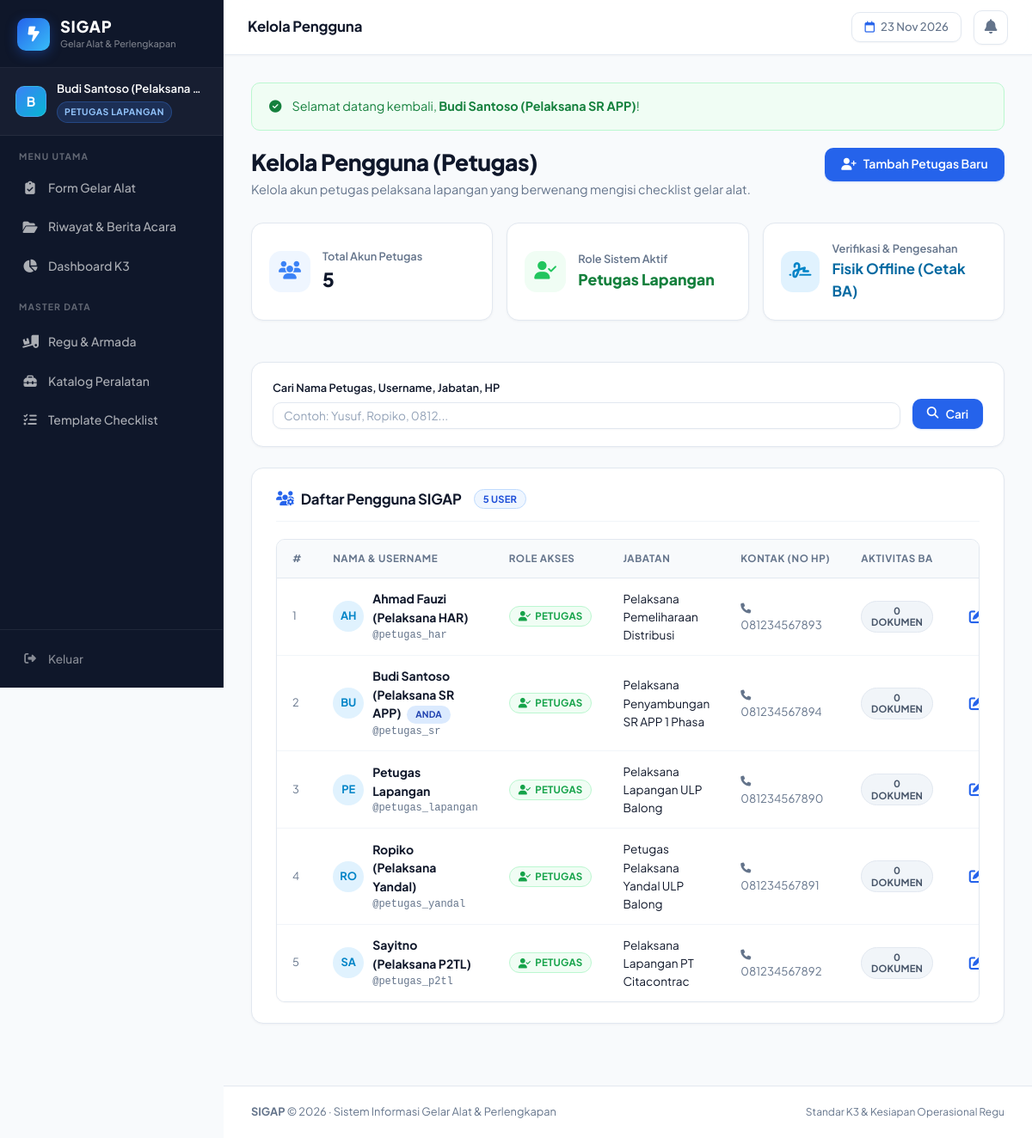
Screenshot of /master/users/index.php (signed in) with the database file from the repository.
### tables this page shows
CREATE TABLE IF NOT EXISTS users (
    id            INT           AUTO_INCREMENT PRIMARY KEY,
    username      VARCHAR(50)   NOT NULL UNIQUE,
    password_hash VARCHAR(255)  NOT NULL,
    nama_lengkap  VARCHAR(100)  NOT NULL,
    role          ENUM('petugas') NOT NULL DEFAULT 'petugas',
    jabatan       VARCHAR(100)  NOT NULL,
    no_hp         VARCHAR(20)   NULL,
    created_at    TIMESTAMP     DEFAULT CURRENT_TIMESTAMP,
    updated_at    TIMESTAMP     DEFAULT CURRENT_TIMESTAMP ON UPDATE CURRENT_TIMESTAMP,
    INDEX idx_users_role (role)
);

### includes/auth_check.php (called while the page is built, shortened)
<?php
function base_url($path = '') {
    static $base_dir = null;
    if ($base_dir === null) {
        $project_root = str_replace('\\', '/', realpath(__DIR__ . '/..'));
        $doc_root     = str_replace('\\', '/', realpath(isset($_SERVER['DOCUMENT_ROOT']) ? $_SERVER['DOCUMENT_ROOT'] : ''));
        if ($doc_root && strpos($project_root, $doc_root) === 0) {
            $base_dir = substr($project_root, strlen($doc_root));
        } else {
            $script = isset($_SERVER['SCRIPT_NAME']) ? $_SERVER['SCRIPT_NAME'] : '';
            $base_dir = rtrim(dirname(dirname($script)), '/');
        }
        $base_dir = rtrim($base_dir, '/');
    }
    return $base_dir . '/' . ltrim($path, '/');
}
function is_logged_in() {
    return isset($_SESSION['user_id']) && !empty($_SESSION['user_id']);
}
function get_logged_user() {
    return [
        'id'           => $_SESSION['user_id'],
        'username'     => isset($_SESSION['username']) ? $_SESSION['username'] : '',
        'nama_lengkap' => isset($_SESSION['nama_lengkap']) ? $_SESSION['nama_lengkap'] : '',
        'role'         => isset($_SESSION['role']) ? $_SESSION['role'] : '',
        'jabatan'      => isset($_SESSION['jabatan']) ? $_SESSION['jabatan'] : '',
        'no_hp'        => isset($_SESSION['no_hp']) ? $_SESSION['no_hp'] : ''
    ];
}
function get_flash($type) {
    $key = 'flash_' . $type;
    if (isset($_SESSION[$key])) {
        $msg = $_SESSION[$key];
        return $msg;
    }
    return null;
}

### master/users/index.php (the view, shortened to what this page needs)
<?php
require_once __DIR__ . '/../../includes/auth_check.php';
$pdo = get_db_connection();
$current_user = get_logged_user();
$search = trim(isset($_GET['q']) ? $_GET['q'] : '');
$where = [];
$params = [];
$where_sql = !empty($where) ? 'WHERE ' . implode(' AND ', $where) : '';
$stmt = $pdo->prepare("
    SELECT u.*,
           (SELECT COUNT(*) FROM gelar_alat_header h WHERE h.petugas_id = u.id) AS total_laporan_dibuat
    FROM users u
    {$where_sql}
    ORDER BY u.nama_lengkap ASC
");
$stmt->execute($params);
$users_list = $stmt->fetchAll();
$total_petugas = (int)$pdo->query("SELECT COUNT(*) FROM users")->fetchColumn();
$page_title = "Kelola Pengguna";
require_once __DIR__ . '/../../includes/header.php';
?>
<div style="display:flex; justify-content:space-between; align-items:flex-start; margin-bottom:1.75rem; flex-wrap:wrap; gap:1rem;">
    <div>
        <h1 style="font-size:1.65rem; font-weight:800; letter-spacing:-0.02em; margin-bottom:4px; color:var(--text-main);">Kelola Pengguna (Petugas)</h1>
        <p style="color:var(--text-muted); font-size:0.9rem;">Kelola akun petugas pelaksana lapangan yang berwenang mengisi checklist gelar alat.</p>
    </div>
    <button onclick="openModalTambah()" class="btn btn-primary">
        <i class="fa-solid fa-user-plus"></i> Tambah Petugas Baru
    </button>
</div>
<div style="display:grid; grid-template-columns:repeat(auto-fit, minmax(220px, 1fr)); gap:1rem; margin-bottom:1.5rem;">
    <div class="card" style="padding:1.25rem; display:flex; align-items:center; gap:14px;">
        <div style="width:48px; height:48px; border-radius:var(--radius-lg); background:#eff6ff; color:#3b82f6; display:flex; align-items:center; justify-content:center; font-size:1.3rem;">
            <i class="fa-solid fa-users"></i>
        </div>
        <div>
            <div style="font-size:0.8rem; color:var(--text-muted); font-weight:600;">Total Akun Petugas</div>
            <div style="font-size:1.4rem; font-weight:800; color:var(--text-main);"><?= $total_petugas ?></div>
        </div>
    </div>
    <div class="card" style="padding:1.25rem; display:flex; align-items:center; gap:14px;">
        <div style="width:48px; height:48px; border-radius:var(--radius-lg); background:#f0fdf4; color:#22c55e; display:flex; align-items:center; justify-content:center; font-size:1.3rem;">
            <i class="fa-solid fa-user-check"></i>
        </div>
        <div>
            <div style="font-size:0.8rem; color:var(--text-muted); font-weight:600;">Role Sistem Aktif</div>
            <div style="font-size:1.1rem; font-weight:800; color:#15803d;">Petugas Lapangan</div>
        </div>
    </div>
    <div class="card" style="padding:1.25rem; display:flex; align-items:center; gap:14px;">
        <div style="width:48px; height:48px; border-radius:var(--radius-lg); background:#e0f2fe; color:#0284c7; display:flex; align-items:center; justify-content:center; font-size:1.3rem;">
            <i class="fa-solid fa-signature"></i>
        </div>
        <div>
            <div style="font-size:0.8rem; color:var(--text-muted); font-weight:600;">Verifikasi & Pengesahan</div>
            <div style="font-size:1.05rem; font-weight:700; color:#0369a1;">Fisik Offline (Cetak BA)</div>
        </div>
    </div>
</div>
<div class="card" style="margin-bottom:1.5rem; padding:1.25rem 1.5rem;">
    <form method="GET" style="display:flex; gap:14px; flex-wrap:wrap; align-items:flex-end;">
        <div style="flex:1; min-width:260px;">
            <label class="form-label" style="font-size:0.8rem;">Cari Nama Petugas, Username, Jabatan, HP</label>
            <input type="text" name="q" class="form-control" placeholder="Contoh: Yusuf, Ropiko, 0812..." value="<?= htmlspecialchars($search) ?>" style="font-size:0.85rem; padding:6px 12px;">
        </div>
        <div style="display:flex; gap:8px;">
            <button type="submit" class="btn btn-primary" style="padding:7px 16px; font-size:0.85rem;">
                <i class="fa-solid fa-magnifying-glass"></i> Cari
            </button>
        </div>
    </form>
</div>
<div class="card">
    <div class="card-header">
        <h2 class="card-title">
            <i class="fa-solid fa-users-gear" style="color:var(--primary);"></i>
            Daftar Pengguna SIGAP
            <span class="badge badge-submitted" style="font-size:0.7rem; margin-left:6px;"><?= count($users_list) ?> user</span>
        </h2>
    </div>
    <?php if (empty($users_list)): ?>
        <div style="text-align:center; padding:3rem 1rem; color:var(--text-muted);">
            <div style="width:48px; height:48px; border-radius:50%; background:#f1f5f9; color:#64748b; display:flex; align-items:center; justify-content:center; margin:0 auto 10px; font-size:1.3rem;">
                <i class="fa-solid fa-user-slash"></i>
            </div>
            <strong style="color:var(--text-main);">Tidak ada data pengguna ditemukan</strong>
            <p style="font-size:0.825rem; margin-top:2px;">Silakan sesuaikan filter pencarian atau tambahkan pengguna baru.</p>
        </div>
    <?php else: ?>
        <div class="table-responsive">
            <table class="data-table">
                <thead>
                    <tr>
                        <th width="40px">#</th>
                        <th>Nama & Username</th>
                        <th>Role Akses</th>
                        <th>Jabatan</th>
                        <th>Kontak (No HP)</th>
                        <th style="text-align:center;">Aktivitas BA</th>
                        <th style="text-align:center; width:130px;">Aksi</th>
                    </tr>
                </thead>
                <tbody>
                    <?php foreach ($users_list as $i => $row): ?>
                        <?php
                        $is_self = ($row['id'] == $current_user['id']);
                        $initials = strtoupper(substr($row['nama_lengkap'], 0, 2));
                        $total_aktif = (int)$row['total_laporan_dibuat'];
                        ?>
                        <tr>
                            <td style="color:var(--text-muted); font-size:0.8rem;"><?= $i + 1 ?></td>
                            <td>
                                <div style="display:flex; align-items:center; gap:10px;">
                                    <div style="width:36px; height:36px; border-radius:50%; background:#e0f2fe; color:#0284c7; display:flex; align-items:center; justify-content:center; font-weight:700; font-size:0.8rem; flex-shrink:0;">
                                        <?= $initials ?>
                                    </div>
                                    <div>
                                        <div style="font-weight:700; color:var(--text-main); font-size:0.875rem;">
                                            <?= htmlspecialchars($row['nama_lengkap']) ?>
                                            <?php if ($is_self): ?>
                                                <span class="badge" style="background:#dbeafe; color:#1e40af; font-size:0.65rem; margin-left:4px;">Anda</span>
                                            <?php endif; ?>
                                        </div>
                                        <div style="font-size:0.75rem; color:var(--text-muted); font-family:monospace;">
                                            @<?= htmlspecialchars($row['username']) ?>
                                        </div>
                                    </div>
                                </div>
                            </td>
                            <td>
                                <span class="badge" style="background:#f0fdf4; color:#16a34a; border:1px solid #bbf7d0; font-size:0.72rem;">
                                    <i class="fa-solid fa-user-check"></i> Petugas
                                </span>
                            </td>
                            <td style="font-size:0.85rem; color:var(--text-main);">
                                <?= htmlspecialchars($row['jabatan']) ?>
                            </td>
                            <td style="font-size:0.825rem; color:var(--text-muted);">
                                <?= $row['no_hp'] ? '<i class="fa-solid fa-phone" style="font-size:0.75rem; margin-right:4px;"></i>' . htmlspecialchars($row['no_hp']) : '&mdash;' ?>
                            </td>
                            <td style="text-align:center;">
                                <span class="badge <?= $total_aktif > 0 ? 'badge-approved' : 'badge-draft' ?>" style="font-size:0.7rem;">
                                    <?= $total_aktif ?> Dokumen
                                </span>
                            </td>
                            <td style="text-align:center; white-space:nowrap;">
                                <div style="display:inline-flex; gap:12px; align-items:center; justify-content:center;">
                                    <button type="button" onclick='openModalEdit(<?= json_encode($row) ?>)' class="btn-icon btn-icon-edit" title="Edit Pengguna">
                                        <i class="fa-solid fa-pen-to-square"></i>
                                    </button>
                                </div>
                            </td>
                        </tr>
                    <?php endforeach; ?>
                </tbody>
            </table>
        </div>
    <?php endif; ?>
</div>
<?php require_once __DIR__ . '/../../includes/footer.php'; ?>

### includes/header.php (shortened to what this page needs)
<?php
require_once __DIR__ . '/auth_check.php';
$user = get_logged_user();
?>
<!DOCTYPE html>
<html lang="id">
<head>
    <link rel="stylesheet" href="<?= base_url('assets/css/style.css?v=' . filemtime(__DIR__ . '/../assets/css/style.css')) ?>">
    <link rel="stylesheet" href="https://cdnjs.cloudflare.com/ajax/libs/font-awesome/6.4.0/css/all.min.css">
</head>
<body>
<?php if ($user): ?>
<aside class="sidebar no-print" id="sidebar">
    <div class="sidebar-brand">
        <div class="brand-icon">
            <i class="fa-solid fa-bolt-lightning"></i>
        </div>
        <div class="sidebar-brand-text">
            <span class="sidebar-brand-name">SIGAP</span>
            <span class="sidebar-brand-sub">Gelar Alat & Perlengkapan</span>
        </div>
    </div>
    <div class="sidebar-user">
        <div class="sidebar-user-avatar">
            <?= strtoupper(substr($user['nama_lengkap'], 0, 1)) ?>
        </div>
        <div class="sidebar-user-info">
            <div class="sidebar-user-name"><?= htmlspecialchars($user['nama_lengkap']) ?></div>
            <span class="user-role-badge role-petugas">
                Petugas Lapangan
            </span>
        </div>
    </div>
    <nav class="sidebar-nav">
        <div class="sidebar-nav-label">Menu Utama</div>
        <ul class="sidebar-menu">
            <li>
                <a href="<?= base_url('inspeksi/index.php') ?>" class="sidebar-link <?= strpos($_SERVER['REQUEST_URI'], '/inspeksi') !== false ? 'active' : '' ?>">
                    <i class="fa-solid fa-clipboard-check"></i>
                    <span>Form Gelar Alat</span>
                </a>
            </li>
            <li>
                <a href="<?= base_url('riwayat/index.php') ?>" class="sidebar-link <?= strpos($_SERVER['REQUEST_URI'], '/riwayat') !== false ? 'active' : '' ?>">
                    <i class="fa-solid fa-folder-open"></i>
                    <span>Riwayat & Berita Acara</span>
                </a>
            </li>
            <li>
                <a href="<?= base_url('dashboard/index.php') ?>" class="sidebar-link <?= strpos($_SERVER['REQUEST_URI'], '/dashboard') !== false ? 'active' : '' ?>">
                    <i class="fa-solid fa-chart-pie"></i>
                    <span>Dashboard K3</span>
                </a>
            </li>
            <div class="sidebar-nav-label" style="margin-top:14px;">Master Data</div>
            <li>
                <a href="<?= base_url('master/regu/index.php') ?>" class="sidebar-link <?= strpos($_SERVER['REQUEST_URI'], '/master/regu') !== false ? 'active' : '' ?>">
                    <i class="fa-solid fa-truck-ramp-box"></i>
                    <span>Regu & Armada</span>
                </a>
            </li>
            <li>
                <a href="<?= base_url('master/barang/index.php') ?>" class="sidebar-link <?= strpos($_SERVER['REQUEST_URI'], '/master/barang') !== false ? 'active' : '' ?>">
                    <i class="fa-solid fa-toolbox"></i>
                    <span>Katalog Peralatan</span>
                </a>
            </li>
            <li>
                <a href="<?= base_url('master/template/index.php') ?>" class="sidebar-link <?= strpos($_SERVER['REQUEST_URI'], '/master/template') !== false ? 'active' : '' ?>">
                    <i class="fa-solid fa-list-check"></i>
                    <span>Template Checklist</span>
                </a>
            </li>
        </ul>
    </nav>
    <div class="sidebar-footer">
        <a href="<?= base_url('auth/logout.php') ?>" class="sidebar-logout">
            <i class="fa-solid fa-right-from-bracket"></i>
            <span>Keluar</span>
        </a>
    </div>
</aside>
<div class="topbar no-print">
    <div class="topbar-title">
        <?= isset($page_title) ? htmlspecialchars($page_title) : 'SIGAP' ?>
    </div>
    <div class="topbar-right">
        <span class="topbar-date">
            <i class="fa-regular fa-calendar"></i>
            <?= date('d M Y') ?>
        </span>
        <div class="notif-wrap" id="notifWrap">
            <button class="notif-bell" id="notifBell" onclick="toggleNotifPanel()" title="Notifikasi">
                <i class="fa-solid fa-bell"></i>
            </button>
        </div>
    </div>
</div>
<div class="app-layout">
    <div class="sidebar-spacer no-print"></div>
    <main class="main-content">
        <div class="container">
            <?php if ($flash_success = get_flash('success')): ?>
                <div class="alert alert-success">
                    <i class="fa-solid fa-circle-check"></i>
                    <div><?= $flash_success ?></div>
                </div>
            <?php endif; ?>
<?php endif; ?>

### rows the page displays
users: nama_lengkap "B", nama_lengkap "Budi Santoso (Pelaksana…", nama_lengkap "BU", nama_lengkap "Budi Santoso (Pelaksana SR APP)", shows "ANDA", username "petugas_sr", jabatan "Pelaksana Penyambungan SR APP 1 Phasa", no_hp "081234567894", total_aktif "0"
users: nama_lengkap "AH", nama_lengkap "Ahmad Fauzi (Pelaksana HAR)", username "petugas_har", jabatan "Pelaksana Pemeliharaan Distribusi", no_hp "081234567893", total_aktif "0"
users: nama_lengkap "PE", nama_lengkap "Petugas Lapangan", username "petugas_lapangan", jabatan "Pelaksana Lapangan ULP Balong", no_hp "081234567890", total_aktif "0"
users: nama_lengkap "RO", nama_lengkap "Ropiko (Pelaksana Yandal)", username "petugas_yandal", jabatan "Petugas Pelaksana Yandal ULP Balong", no_hp "081234567891", total_aktif "0"
users: nama_lengkap "SA", nama_lengkap "Sayitno (Pelaksana P2TL)", username "petugas_p2tl", jabatan "Pelaksana Lapangan PT Citacontrac", no_hp "081234567892", total_aktif "0"

### other values shown
$page_title "Kelola Pengguna"
$flash_success "Selamat datang kembali, Budi Santoso (Pelaksana SR APP) !"
$total_petugas "5"
count($users_list) "5"
